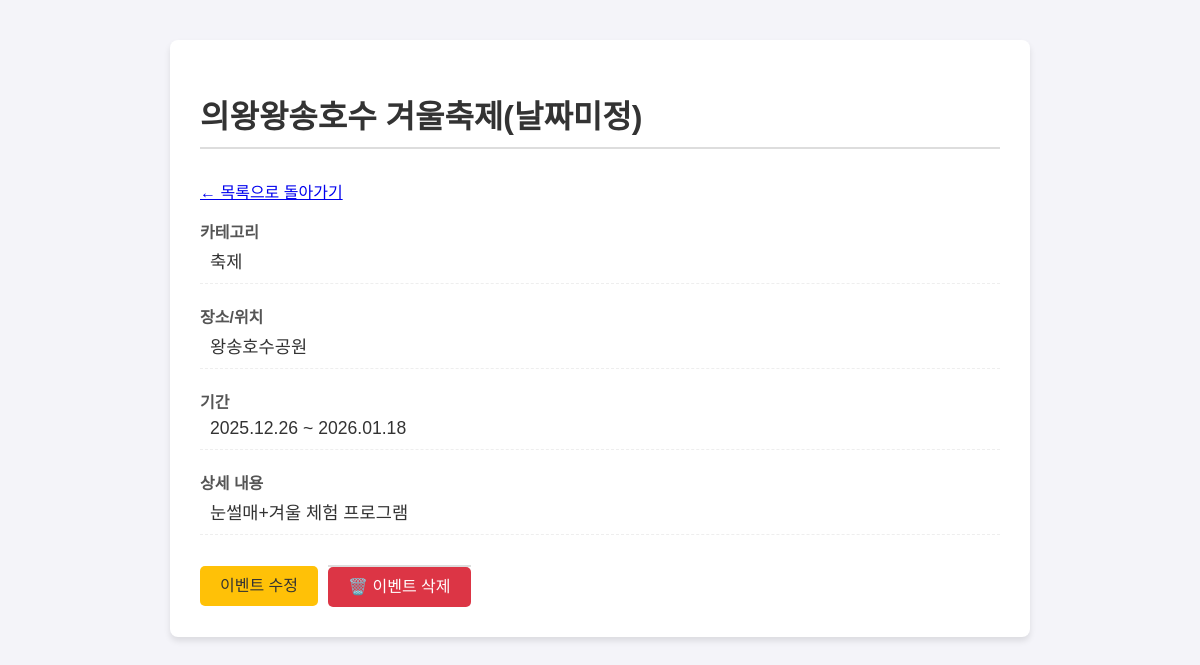
Screenshot of /239 with the database file from the repository.
### app.py (models this page shows, shortened)
class Event(db.Model):
    __tablename__ = 'event'
    event_id = db.Column(db.Integer, primary_key=True)
    title = db.Column(db.String(100), nullable=False)
    description = db.Column(db.Text, nullable=True)
    location = db.Column(db.String(100), nullable=False)
    start_date = db.Column(db.Date, nullable=False)
    end_date = db.Column(db.Date, nullable=False)
    category_id = db.Column(db.Integer, db.ForeignKey('category.category_id'), nullable=False)

class Category(db.Model):
    __tablename__ = 'category'
    category_id = db.Column(db.Integer, primary_key=True)
    category_name = db.Column(db.String(50), unique=True, nullable=False)
    events = db.relationship('Event', backref='category', lazy=True)

### app.py (the view, shortened to what this page needs)
@app.route('/<int:event_id>', methods=['GET', 'POST'])
def event_detail(event_id):
    event = Event.query.get_or_404(event_id)
    categories = Category.query.all()
    if request.method == 'GET':
        return render_template('detail.html', event=event, categories=categories)

### templates/detail.html (shortened to what this page needs)
<!DOCTYPE html>
<html lang="ko">
<head>
</head>
<body>
    <div class="container">
        <h1>{{ event.title }}</h1>
        <p><a href="{{ url_for('event_list') }}">← 목록으로 돌아가기</a></p>
        <div class="display-mode" id="display-content">
            <div class="detail-group">
                <label>카테고리</label>
                <p>{{ event.category.category_name }}</p>
            </div>
            <div class="detail-group">
                <label>장소/위치</label>
                <p>{{ event.location }}</p>
            </div>
            <div class="detail-group">
                <label>기간</label>
                <p>{{ event.start_date.strftime('%Y.%m.%d') }} ~ {{ event.end_date.strftime('%Y.%m.%d') }}</p>
            </div>
            <div class="detail-group">
                <label>상세 내용</label>
                <p>{{ event.description or '상세 내용이 없습니다.' }}</p>
            </div>
        </div>
        <div class="button-group">
            <button class="btn btn-toggle" id="toggle-button" onclick="toggleEditMode()">이벤트 수정</button>
            <form id="delete-form" method="POST" action="{{ url_for('event_delete', event_id=event.event_id) }}">
                <button type="button" onclick="confirmDelete()" class="btn btn-delete">🗑️ 이벤트 삭제</button>
            </form>
        </div>
    </div>
</body>
</html>

### templates/detail.html (style rules this page uses)
body { font-family: sans-serif; margin: 40px; background-color: #f4f4f9; }
.container { max-width: 800px; margin: auto; background: white; padding: 30px; border-radius: 8px; box-shadow: 0 4px 6px rgba(0, 0, 0, 0.1); }
h1 { color: #333; border-bottom: 2px solid #ddd; padding-bottom: 10px; margin-bottom: 30px; }
.detail-group { margin-bottom: 20px; padding-bottom: 10px; border-bottom: 1px dashed #eee; }
.detail-group label { font-weight: bold; color: #555; display: block; margin-bottom: 5px; }
.detail-group p { margin: 0; padding-left: 10px; font-size: 1.1em; color: #333; }
form { margin-top: 30px; padding-top: 20px; border-top: 2px solid #ddd; }
label { display: block; margin-top: 15px; font-weight: bold; color: #555; }
.button-group { margin-top: 30px; display: flex; gap: 10px; align-items: center; }
.btn { padding: 10px 20px; border: none; border-radius: 5px; cursor: pointer; font-size: 16px; text-decoration: none; text-align: center; height: 40px; line-height: 20px; box-sizing: border-box; white-space: nowrap; }
.btn-toggle { background-color: #ffc107; color: #333; }
.btn-delete { background-color: #dc3545; color: white; }
#delete-form { display: inline-block; margin: 0; padding: 0; }

### rows the page displays
Event: title "의왕왕송호수 겨울축제(날짜미정)", location "왕송호수공원", start_date "2025.12.26", end_date "2026.01.18", description "눈썰매+겨울 체험 프로그램"
Category: category.category_name "축제"
